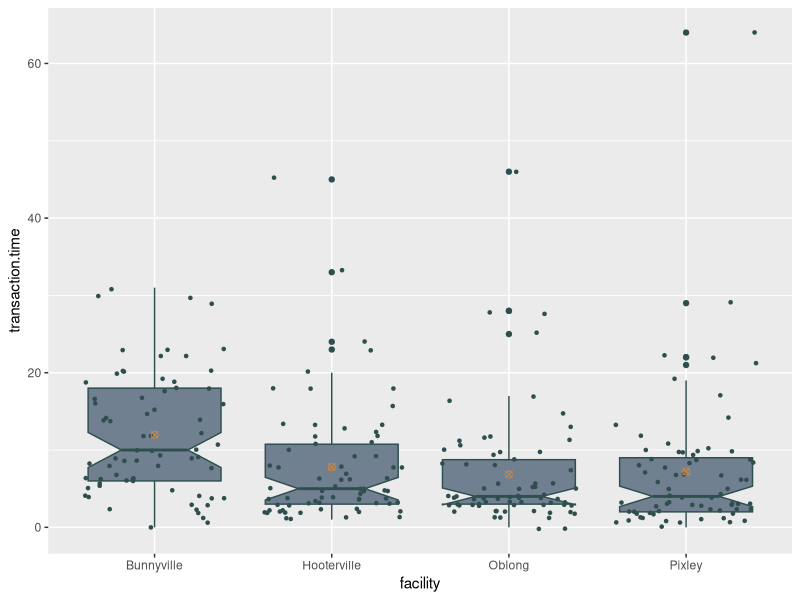

Source code (R):
#Dalton Anderson
#Last grade was told my format was wrong so I will try another format this time

#install.packages("tidyverse")

library(readxl)
library(dplyr)
library(ggplot2)

#1.) Load in dataset
#Import data
fl_taxes <- read_excel("6304 Module 3 Assignment Data.xlsx")

#2.) Map data by facility
#Create subsets
Bunny = subset(fl_taxes,fl_taxes$facility == 'Bunnyville')
Hooter = subset(fl_taxes,fl_taxes$facility == 'Hooterville')
Oblong = subset(fl_taxes,fl_taxes$facility == 'Oblong')
Pixley = subset(fl_taxes,fl_taxes$facility == 'Pixley')

#3.) Create random sampleple sets by unumber
set.seed(59657076)
sample <- Bunny
Bunny_Sam = sample_n(sample, 70)

set.seed(59657076)
sample <- Hooter
Hooter_Sam = sample_n(sample, 70)

set.seed(59657076)
sample <- Oblong
Oblong_Sam = sample_n(sample, 70)

set.seed(59657076)
sample <- Pixley
Pixley_Sam = sample_n(sample, 70)

head(Hooter_Sam)
head(Oblong_Sam)

#Analysis

#1.) sing your 70-case sample, construct a 90% confidence interval on the population mean
#transaction time for Hooterville.

Hooter_Results = t.test(Hooter_Sam$transaction.time, conf.level = .90)

#2.) Assuming the data in the primary Hooterville data frame represents the population, 
#does your 90% confidence interval include the true population mean on the transaction time 
#variable?
  
mean(Hooter$transaction.time)
Hooter_Results$statistic
Hooter_Results$conf.int
#Yes my seed includes the the population mean within the sample confidence interval
# upper of 9.35 lower of 6.25 population mean of 8.40
t.test(Oblong_Sam$transaction.time, conf.level = .90)

#3.)	Use R and your reduced 70-case data set for Oblong.  
#Can you say (α = .05) that the population mean transaction time is greater than 8 minutes?
#How about greater than 9 minutes and 15 seconds?

t.test(Oblong_Sam$transaction.time, mu = 8, alternative = 'greater')
t.test(Oblong_Sam$transaction.time, mu = 9.15, alternative = 'greater')

#4.)	Referencing Part 3 above, what “test against” (mu) value
#in a two-tailed hypothesis test would yield p = .05 in a two-tailed hypothesis test
#on the Oblong transaction time?
t.test(Oblong_Sam$transaction.time, mu = 5.045807, alternative = 'two.sided')
#It is going to be the lower bound confidence interval.

#5).	Using R and your sample 70-case data sets, show comparative notched boxplots
#of the four facilities’ transaction time variable.
#Your boxplots should be displayed side by side in a single graphic with an appropriate title
#and x-axis labels.  Do these plots indicate a possible difference between the transaction times 
#for the two facilities?  Do these plots indicate a difference in skewness or number of 
#potential outliers between Hooterville and Pixley?

#Good evening everyone,In Question 5  there has been a small mistake 
#Using R and your sample 70-case data sets, show comparative notched boxplots
#of the four facilities’ transaction time variable. 
#Your boxplots should be displayed side by side in a single graphic with an appropriate 
#title and x-axis labels. Do these plots indicate a possible difference between
#the transaction times for the two facilities? Do these plots indicate a difference in 
#skewness or number of potential outliers between Hooterville and Pixley?

#Create master dataset
Master_Sam1 = full_join(Bunny_Sam, Hooter_Sam, copy = FALSE)
Master_Sam2 = full_join(Oblong_Sam, Pixley_Sam, copy = FALSE)
Master_Sam = full_join(Master_Sam1, Master_Sam2, copy = FALSE)

#Plot dataset
ggplot(data = Master_Sam, mapping = aes(x = facility, y = transaction.time)) + 
  geom_boxplot(notch = TRUE,fill="slategrey", colour="darkslategrey") +
  geom_jitter(color="darkslategrey", size=0.9) +
  stat_summary(fun.y=mean, geom="point", shape=13, size=2, color="peru", fill="red")
labs(x= 'Facility', y = 'Transaction Time (mins)',title = 'FL Tax Office Transaction Times')

#I would not say it tells, but shows you.Yes, the boxplot shows you the the outlines

#6.)	Using R and your sample 70-case data sets, does there appear to be a statistically
#significant difference (α = .05) between the mean transaction times for
#Hooterville and Bunnyville

t.test(Bunny_Sam$transaction.time)
t.test(Hooter_Sam$transaction.time)
t.test(Hooter_Sam$transaction.time,Bunny_Sam$transaction.time)

#Yes Bunnyville has a much confidence interval range than Hooterville

